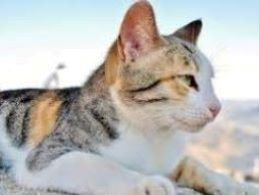
#> input picture images/tricolor_cat.jpg, 259 x 195 px
$ python first_impl.py
#> lines starting #> are read from the running program, lines starting #| are printed output that depends on the picture
### arithmetics.py
import cv2 as cv
import numpy as np

def add(img_a, img_b):
    img_add = cv.add(img_a, img_b) # trunca automaticamente
    #cv.imwrite("results/add.pgm", img_add)
    return img_add

def sub(img_a, img_b):
    img_sub = cv.subtract(img_a, img_b)
    return img_sub

def mult(img_a, img_b):
    img_mult = cv.multiply(img_a, img_b)
    return img_mult

def div(img_a, img_b):
    img_div = cv.divide(img_a, img_b)
    return img_div


# [6 lines left out: function binary, not called in this run]

### logics.py
import cv2 as cv
import numpy as np

def logical_and(img_a, img_b):
    img_and = cv.bitwise_and(img_a, img_b)
    return img_and

def logical_or(img_a, img_b):
    img_or = cv.bitwise_or(img_a, img_b)
    return img_or

def logical_xor(img_a, img_b):
    img_xor = cv.bitwise_xor(img_a, img_b)
    return img_xor

### geometrics.py
import cv2 as cv
from math import floor, ceil, sin, cos
import numpy as np

def padding(img_a, img_b):
    if img_a.shape != img_b.shape:
        x = img_a.shape[0] - img_b.shape[0] # x > 0 : a > b | x < 0 : a < b
        if x > 0:
            img_b = cv.copyMakeBorder(img_b, floor(x/2), ceil(x/2), 0, 0, cv.BORDER_CONSTANT)
        else:
            x = -x
            img_a = cv.copyMakeBorder(img_a, floor(x/2), ceil(x/2), 0, 0, cv.BORDER_CONSTANT)

        y = img_a.shape[1] - img_b.shape[1] # y > 0 : a > b | y < 0 : a < b
        if y > 0:
            img_b = cv.copyMakeBorder(img_b, 0, 0, floor(y/2), ceil(y/2), cv.BORDER_CONSTANT)
        else:
            y = -y
            img_a = cv.copyMakeBorder(img_a, 0, 0, floor(y/2), ceil(y/2), cv.BORDER_CONSTANT)

    return img_a, img_b

# [32 lines left out: functions translate, scale, rotate, not called in this run]

def reflex(img, axis):
    # 0 = x | 1 = y | -1 = x e y
    return cv.flip(img, axis)

# [11 lines left out: function shear, not called in this run]

### first_impl.py
import cv2 as cv
import numpy as np
from arithmetics import add, sub, mult, div
from logics import logical_and, logical_or, logical_xor
from geometrics import padding
import math

# img_a = cv.imread('images/lena.pgm', -1)
# img_b = cv.imread('images/Airplane.pgm', -1)

img_a = cv.imread('images/tricolor_cat.jpg')
#> img_a is the input picture: shape (195, 259, 3); mean B, G, R 183.9, 186.8, 188.4
# img_b = cv.imread('images/lena_cor.jpg')
img_b = cv.imread('images/orange_cat.jpg')
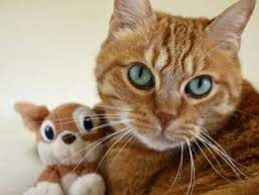
#> input picture images/orange_cat.jpg, 259 x 195 px
#> img_b is the input picture: shape (195, 259, 3); mean B, G, R 113.5, 139, 162.4

#############################
#     ajuste de tamanho     #
#############################

img_a, img_b = padding(img_a, img_b)

print(img_a.shape, img_b.shape)
#| (195, 259, 3) (195, 259, 3)

cv.imshow("A", img_a)
k = cv.waitKey(0)
#> (key Esc is pressed here)

cv.imshow("B", img_b)
k = cv.waitKey(0)
#> (key Esc is pressed here)


#############################
#   operações aritméticas   #
#############################

img_add = add(img_a, img_b)
cv.imshow("Adicao", img_add)
k = cv.waitKey(0)
#> (key Esc is pressed here)

img_sub = sub(img_a, img_b)
#> in sub, `img_sub = cv.subtract(img_a, img_b)`:
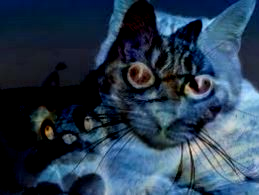
#> img_sub: shape (195, 259, 3); mean B, G, R 80.5, 60.1, 40.6
cv.imshow("Subtracao", img_sub)
k = cv.waitKey(0)
#> (key Esc is pressed here)

img_mult = mult(img_a, img_b)
#> in mult, `img_mult = cv.multiply(img_a, img_b)`:
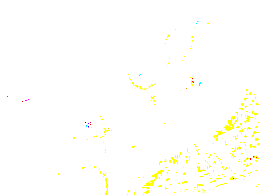
#> img_mult: shape (195, 259, 3); mean B, G, R 250, 254.9, 254.9
cv.imshow("Multiplicacao", img_mult)
k = cv.waitKey(0)
#> (key Esc is pressed here)

img_div = div(img_a, img_b)
#> in div, `img_div = cv.divide(img_a, img_b)`:
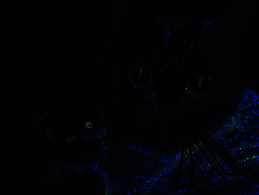
#> img_div: shape (195, 259, 3); mean B, G, R 4.9, 2.1, 1.4
cv.imshow("Divisao", img_div)
k = cv.waitKey(0)
#> (key Esc is pressed here)

#############################
#     operações lógicas     #
#############################

img_and = logical_and(img_a, img_b)
#> in logical_and, `img_and = cv.bitwise_and(img_a, img_b)`:
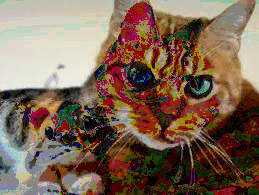
#> img_and: shape (195, 259, 3); mean B, G, R 84.8, 102.3, 126.1
cv.imshow("AND", img_and)
k = cv.waitKey(0)
#> (key Esc is pressed here)

img_or = logical_or(img_a, img_b)
#> in logical_or, `img_or = cv.bitwise_or(img_a, img_b)`:
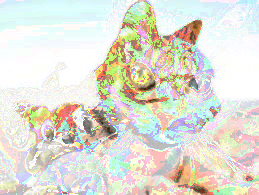
#> img_or: shape (195, 259, 3); mean B, G, R 212.6, 223.5, 224.7
cv.imshow("OR", img_or)
k = cv.waitKey(0)
#> (key Esc is pressed here)

img_xor = logical_xor(img_a, img_b)
#> in logical_xor, `img_xor = cv.bitwise_xor(img_a, img_b)`:
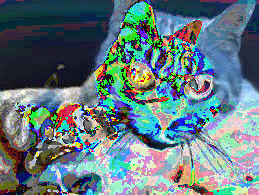
#> img_xor: shape (195, 259, 3); mean B, G, R 127.8, 121.2, 98.7
cv.imshow("XOR", img_xor)
k = cv.waitKey(0)
#> (key Esc is pressed here)

cv.destroyAllWindows()
